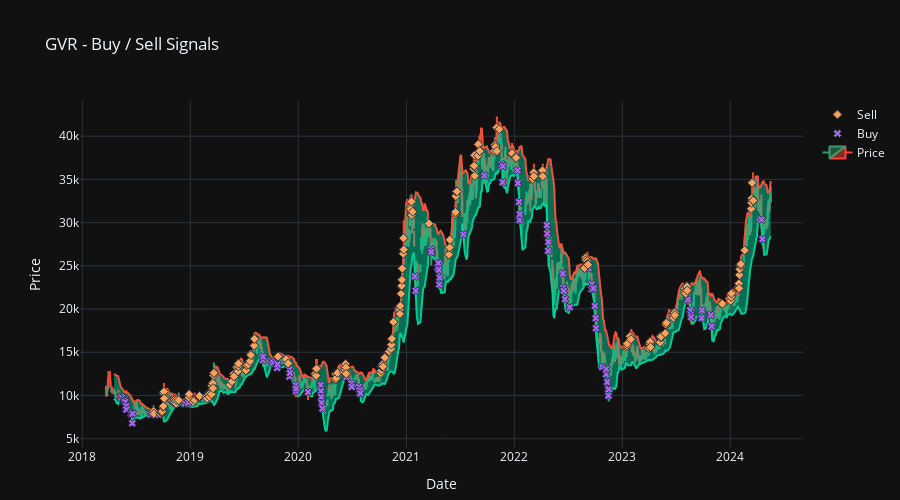

Notebook cell for this chart:
### Code cell
fig = go.Figure(data=[go.Candlestick(x=df['Date'], open=df['Open'],
                                     high=df['High'],
                                     low=df['Low'],
                                      close=df['Close'],
                                      name='Candlestick')])

# Plot BU line graph; don't show legend
fig.add_trace(go.Scatter(x=df['Date'], y=df['BU'],
                         fill=None, mode='lines', showlegend=False))

# Plot BL line graph and fill upto BU; don't show legend
fig.add_trace(go.Scatter(x=df['Date'], y=df['BL'],
                         fill='tonexty', mode='lines', showlegend=False))

# Plot Buy signals
fig.add_trace(go.Scatter(x=df_buy['Date'], y=df_buy['Close'], mode='markers',
    marker=dict(symbol='x', size=7, line=dict(width=1)), name = 'Buy'))

# Plot Sell Signls
fig.add_trace(go.Scatter(x=df_sell['Date'], y=df_sell['Close'], mode='markers',
    marker=dict(symbol='diamond', size=7, line=dict(width=1)), name = 'Sell'))

fig.update_yaxes(title_text='Price')
fig.update_xaxes(title_text='Date')
    
fig.data[0].name = 'Price'
fig.update_layout(margin=go.layout.Margin(r=10,b=10))

layout = go.Layout(template='plotly_dark',
                   title =f"{stock}" + ' - Buy / Sell Signals', height=500,
                    xaxis_rangeslider_visible=False)
fig.update_layout(layout)

### Figure 1 — Plotly figure (JSON) as saved in the notebook; plotly's stock layout.template omitted (floating-point values rounded to 4 significant figures; data arrays with more than 128 entries replaced by an {"elided": "..."} marker saying what was removed)
{"data": [{"close": {"elided": "1598 float values"}, "high": {"elided": "1598 float values"}, "low": {"elided": "1598 float values"}, "name": "Price", "open": {"elided": "1598 float values"}, "x": {"elided": "1598 str values"}, "type": "candlestick"}, {"mode": "lines", "showlegend": false, "x": {"elided": "1598 str values"}, "y": {"elided": "1598 float values"}, "type": "scatter"}, {"fill": "tonexty", "mode": "lines", "showlegend": false, "x": {"elided": "1598 str values"}, "y": {"elided": "1598 float values"}, "type": "scatter"}, {"marker": {"line": {"width": 1}, "size": 7, "symbol": "x"}, "mode": "markers", "name": "Buy", "x": ["2018-05-10T00:00:00", "2018-05-14T00:00:00", "2018-05-23T00:00:00", "2018-05-24T00:00:00", "2018-05-25T00:00:00", "2018-05-28T00:00:00", "2018-05-29T00:00:00", "2018-05-30T00:00:00", "2018-06-14T00:00:00", "2018-06-18T00:00:00", "2018-06-19T00:00:00", "2018-06-20T00:00:00", "2018-08-20T00:00:00", "2018-08-28T00:00:00", "2018-09-05T00:00:00", "2018-09-06T00:00:00", "2018-09-17T00:00:00", "2018-12-11T00:00:00", "2018-12-14T00:00:00", "2018-12-25T00:00:00", "2019-09-03T00:00:00", "2019-09-04T00:00:00", "2019-10-03T00:00:00", "2019-10-08T00:00:00", "2019-10-22T00:00:00", "2019-10-23T00:00:00", "2019-11-28T00:00:00", "2019-12-02T00:00:00", "2019-12-03T00:00:00", "2019-12-04T00:00:00", "2019-12-23T00:00:00", "2019-12-24T00:00:00", "2019-12-25T00:00:00", "2020-02-03T00:00:00", "2020-02-03T00:00:00", "2020-02-03T00:00:00", "2020-03-17T00:00:00", "2020-03-18T00:00:00", "2020-03-19T00:00:00", "2020-03-20T00:00:00", "2020-03-23T00:00:00", "2020-06-12T00:00:00", "2020-06-29T00:00:00", "2020-06-30T00:00:00", "2020-07-24T00:00:00", "2020-07-27T00:00:00", "2020-07-28T00:00:00", "2020-07-29T00:00:00", "2021-01-29T00:00:00", "2021-02-01T00:00:00", "2021-03-25T00:00:00", "2021-03-26T00:00:00", "2021-04-16T00:00:00", "2021-04-19T00:00:00", "2021-04-20T00:00:00", "2021-04-22T00:00:00", "2021-04-23T00:00:00", "2021-07-12T00:00:00", "2021-09-21T00:00:00", "2021-11-19T00:00:00", "2021-11-22T00:00:00", "2021-11-23T00:00:00", "2022-01-12T00:00:00", "2022-01-13T00:00:00", "2022-01-17T00:00:00", "2022-01-18T00:00:00", "2022-01-19T00:00:00", "2022-04-21T00:00:00", "2022-04-22T00:00:00", "2022-04-25T00:00:00", "2022-04-26T00:00:00", "2022-06-14T00:00:00", "2022-06-15T00:00:00", "2022-06-17T00:00:00", "2022-06-17T00:00:00", "2022-06-21T00:00:00", "2022-07-07T00:00:00", "2022-09-09T00:00:00", "2022-09-19T00:00:00", "2022-09-20T00:00:00", "2022-09-26T00:00:00", "2022-09-30T00:00:00", "2022-10-03T00:00:00", "2022-10-04T00:00:00", "2022-10-25T00:00:00", "2022-11-07T00:00:00", "2022-11-08T00:00:00", "2022-11-11T00:00:00", "2022-11-14T00:00:00", "2022-11-15T00:00:00", "2022-11-16T00:00:00", "2023-08-11T00:00:00", "2023-08-18T00:00:00", "2023-08-21T00:00:00", "2023-08-22T00:00:00", "2023-09-26T00:00:00", "2023-09-27T00:00:00", "2023-10-27T00:00:00", "2023-10-30T00:00:00", "2023-10-30T00:00:00", "2024-04-16T00:00:00", "2024-04-19T00:00:00"], "y": [9849.0, 9751.0, 9357.0, 9455.0, 9258.0, 8766.0, 8766.0, 8372.0, 7880.0, 7880.0, 6796.0, 7880.0, 7781.0, 7880.0, 7880.0, 7781.0, 7781.0, 9061.0, 9061.0, 9160.0, 14100.0, 14500.0, 14000.0, 13800.0, 13200.0, 13600.0, 13700.0, 13000.0, 12200.0, 12600.0, 11200.0, 10500.0, 10800.0, 10400.0, 10400.0, 10400.0, 11200.0, 10500.0, 9800.0, 9130.0, 8500.0, 12150.0, 11400.0, 11000.0, 11000.0, 10250.0, 10600.0, 10250.0, 23760.0, 22110.0, 26880.0, 26590.0, 24840.0, 25320.0, 24540.0, 22840.0, 23620.0, 28640.0, 35450.0, 36720.0, 34670.0, 36520.0, 36040.0, 34580.0, 32380.0, 30290.0, 30970.0, 29710.0, 28730.0, 26740.0, 27760.0, 24110.0, 22450.0, 22110.0, 22110.0, 21140.0, 20210.0, 24690.0, 22300.0, 22890.0, 22400.0, 20360.0, 18940.0, 17780.0, 13300.0, 12450.0, 13050.0, 11550.0, 10750.0, 10000.0, 10700.0, 21100.0, 19850.0, 19300.0, 19050.0, 18950.0, 19850.0, 19300.0, 18000.0, 18000.0, 30350.0, 28100.0], "type": "scatter"}, {"marker": {"line": {"width": 1}, "size": 7, "symbol": "diamond"}, "mode": "markers", "name": "Sell", "x": {"elided": "209 str values"}, "y": {"elided": "209 float values"}, "type": "scatter"}], "layout": {"yaxis": {"title": {"text": "Price"}}, "xaxis": {"title": {"text": "Date"}, "rangeslider": {"visible": false}}, "margin": {"b": 10, "r": 10}, "title": {"text": "GVR - Buy / Sell Signals"}, "height": 500}}
